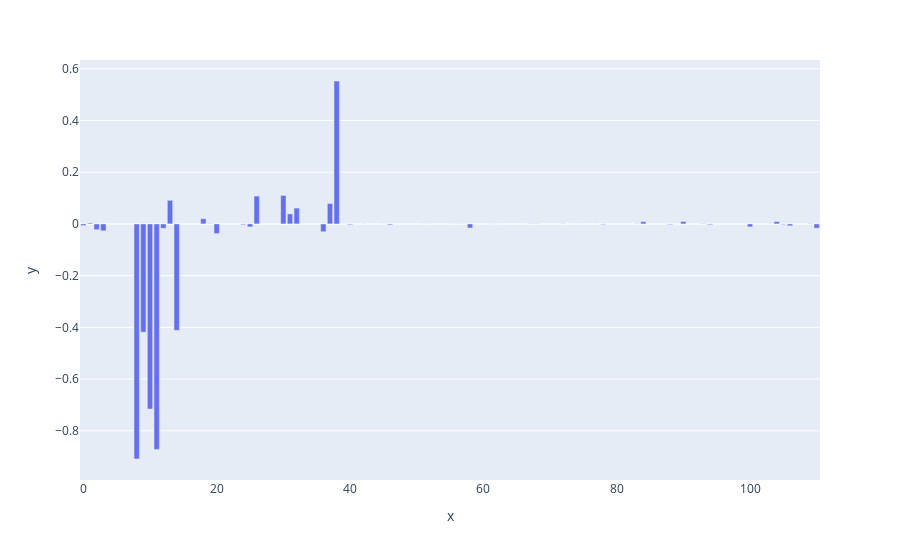

The cell this chart's notebook holds for it:
### Code cell
print(f"Temperatures are {regular_result.betas[rtime:=4]} for regular and {zne_result.betas[znetime:=2]} for zne")
state_regular = Statevector(regular_result.ansatz.bind_parameters(regular_result.parameters[rtime]))
state_regular_expected = simple_purify_hamiltonian(regular_result.basis.vector_to_pauli_op(regular_result.coriginal)*regular_result.betas[rtime])
state_zne = Statevector(zne_result.ansatz.bind_parameters(zne_result.parameters[znetime]))
state_zne_expected = simple_purify_hamiltonian(zne_result.basis.vector_to_pauli_op(zne_result.coriginal)*zne_result.betas[znetime])
print(f"We end up with fidelities of {state_fidelity(state_regular,state_regular_expected)} for the regular and {state_fidelity(state_zne,state_zne_expected)} for zne")
px.bar(y=np.real(zne_result.cfaulties[-1]))

### Figure 1 — Plotly figure (JSON) as saved in the notebook; plotly's stock layout.template omitted (floating-point values rounded to 4 significant figures)
{"data": [{"alignmentgroup": "True", "hovertemplate": "x=%{x}<br>y=%{y}<extra></extra>", "legendgroup": "", "marker": {"color": "#636efa", "pattern": {"shape": ""}}, "name": "", "offsetgroup": "", "orientation": "v", "showlegend": false, "textposition": "auto", "type": "bar", "x": [0, 1, 2, 3, 4, 5, 6, 7, 8, 9, 10, 11, 12, 13, 14, 15, 16, 17, 18, 19, 20, 21, 22, 23, 24, 25, 26, 27, 28, 29, 30, 31, 32, 33, 34, 35, 36, 37, 38, 39, 40, 41, 42, 43, 44, 45, 46, 47, 48, 49, 50, 51, 52, 53, 54, 55, 56, 57, 58, 59, 60, 61, 62, 63, 64, 65, 66, 67, 68, 69, 70, 71, 72, 73, 74, 75, 76, 77, 78, 79, 80, 81, 82, 83, 84, 85, 86, 87, 88, 89, 90, 91, 92, 93, 94, 95, 96, 97, 98, 99, 100, 101, 102, 103, 104, 105, 106, 107, 108, 109, 110], "xaxis": "x", "y": [-0.00634, 0.003535, -0.02239, -0.02669, 0, 0, 0, 0, -0.909, -0.4186, -0.7158, -0.8718, -0.01706, 0.09138, -0.4116, 0, 0, 0, 0.02007, 0.001218, -0.03731, 0, 0, 0, -0.003144, -0.01158, 0.1077, 0, 0, 0, 0.1102, 0.03875, 0.06126, 0, 0, 0, -0.03027, 0.07876, 0.5526, 8.767e-05, -0.002994, -0.0001337, -0.0003253, 0, 0, -0.0004652, -0.003663, 0, 0, 0, 0, 0.0003052, 0.0003365, 0, 0, 0.0002708, 0.0002922, 0.000527, -0.0158, 0, 0, -0.0005986, -0.0005318, 0, 0, 0, 0, 0.0006821, 0.0006915, 0, 0, 1.601e-05, 0.0006435, -2.558e-05, -0.0003138, 0, 0, 5.669e-05, -0.002216, 0, 0, 0, 0, 0.0006977, 0.008783, 0, 0, -6.5e-05, -0.002454, 1.547e-06, 0.00916, 0, 0, 0.001253, -0.003031, 0, 0, 0, 0, 4.77e-05, -0.01139, 0, 0, -0.0003541, 0.00912, -0.002282, -0.007467, 0, 0, 0.0008927, -0.01647], "yaxis": "y"}], "layout": {"barmode": "relative", "legend": {"tracegroupgap": 0}, "margin": {"t": 60}, "xaxis": {"anchor": "y", "domain": [0, 1], "title": {"text": "x"}}, "yaxis": {"anchor": "x", "domain": [0, 1], "title": {"text": "y"}}}}
